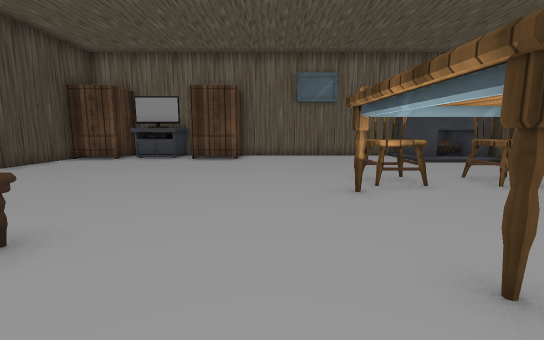
view 1 (above)

14 first-person views from a walk through a 3-D level made in the Unity game engine. The camera is 0.59 m above the floor, tilts 8° down and sees 90° across. The floor is counted in squares, 0.5 m on a side. Each view is taken from the middle of a square. On the plan, view 1 faces up. The plan holds only what a view shows up to about 12 squares ahead; the rest is blank. Some surface patterns are stand-ins.

view 2
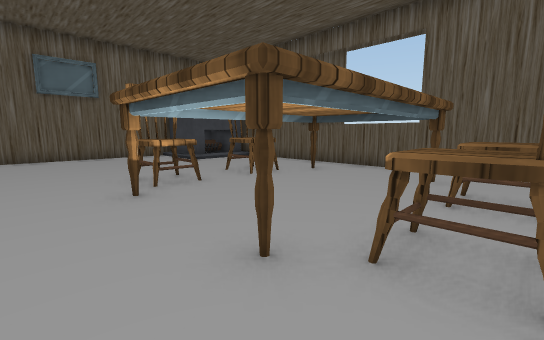

view 3
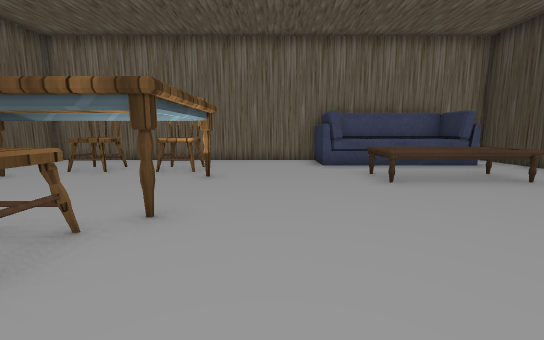

view 4
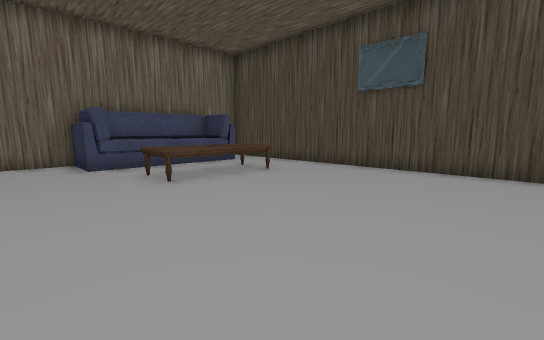

view 5
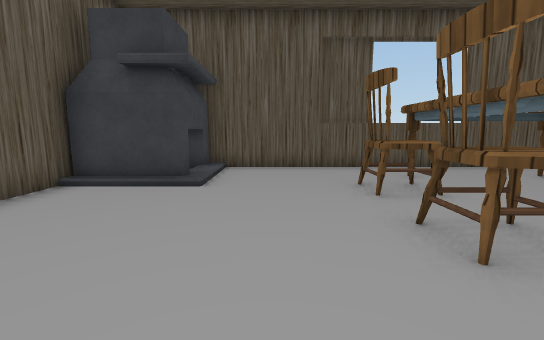

view 6
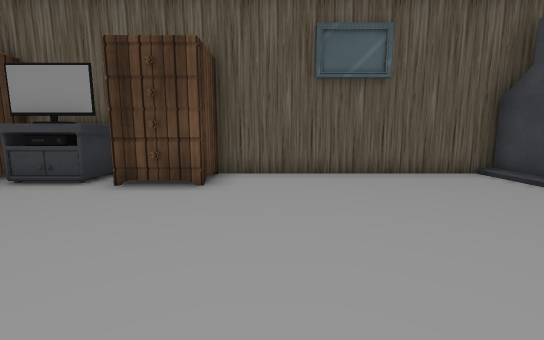

view 7
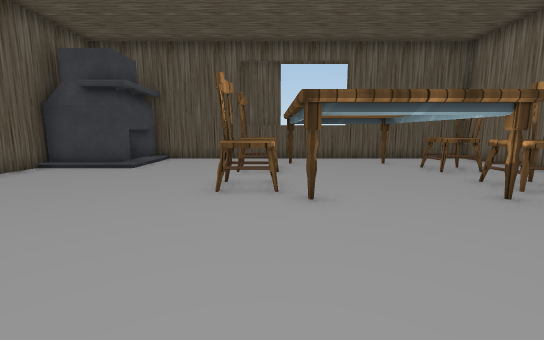

view 8
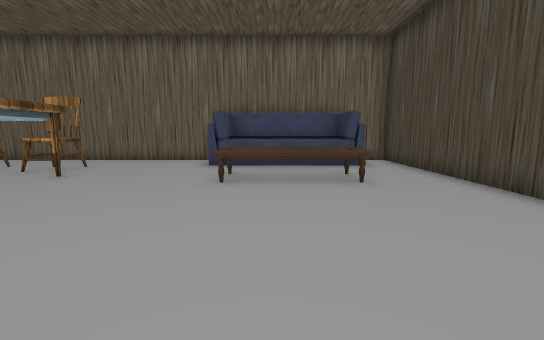

view 9
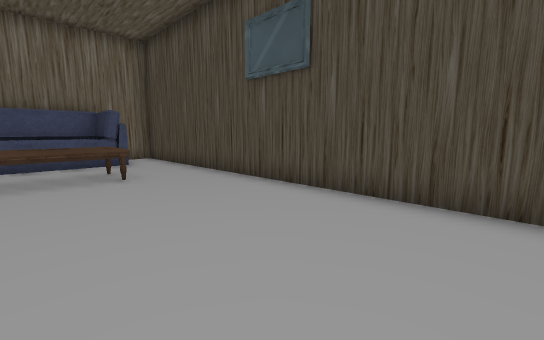

view 10
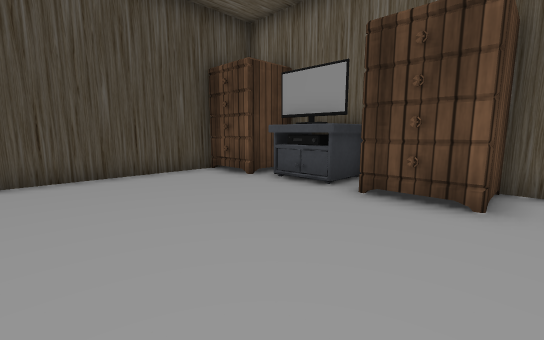

view 11
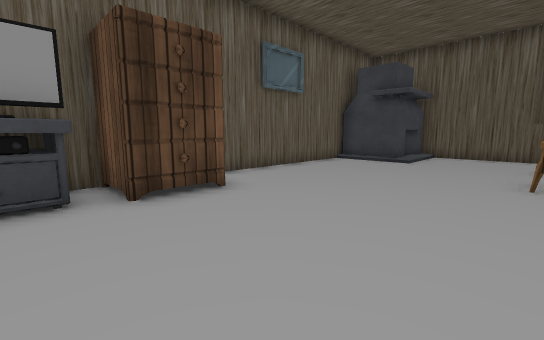

view 12
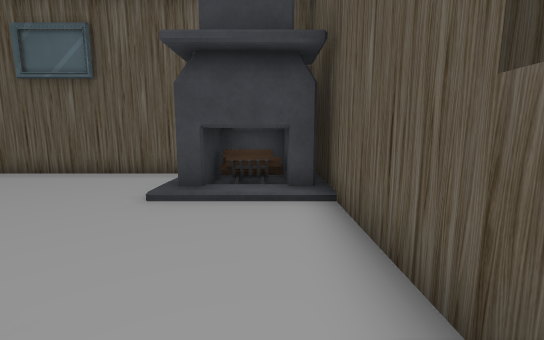

view 13
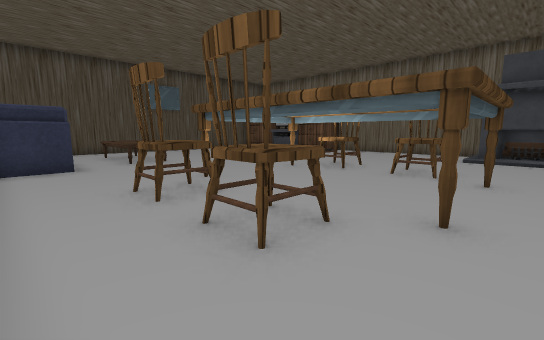

view 14
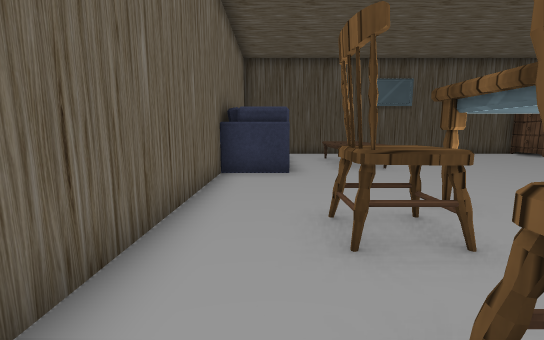

### Floor plan
Key: @ floor where view 1 was taken; # wall or solid block; x gap in a wall; . floor; ^ raised ledge; R dresser; F fireplace; C chair; T table; S sofa.
Columns run from 9 left of view 1 to 9 right of it. Each row starts with its distance up from view 1.
 14   ##############
 13  RR^#^RR.......FFF#
 12 #RRx#xRR.......FFF#
 11 #..............FFF#
 10 #.................#
  9 #.................#
  8 #.................#
  7 #..........CC.CC..#
  6 #..........CC.CC..#
  5 #..........TTTTTT.#
  4 #..........TTTTTT.#
  3 #..    ....T TTTT.#
  2 #..    ....TTTTTT.#
  1 #..    ....CC.CC..#
  0 #........@.CC.CC..#
 -1 #.SSSSSS..........#
 -2 #.SSSSSS..........#
 -3 ###################

Positions as (right, up) in squares from view 1, and headings:
1: (0, 0), facing up
2: (0, 0), facing up-right
3: (0, 9), facing down
4: (0, 9), facing down-left
5: (0, 9), facing right
6: (0, 6), facing up
7: (-3, 6), facing right
8: (-4, 9), facing down
9: (-4, 10), facing down-left
10: (-1, 7), facing up-left
11: (-5, 7), facing up-right
12: (8, 6), facing up
13: (8, -2), facing up-left
14: (6, -1), facing left
